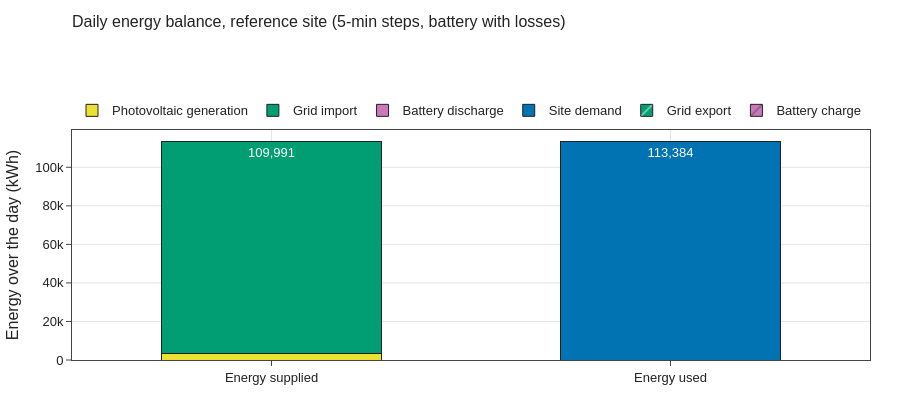
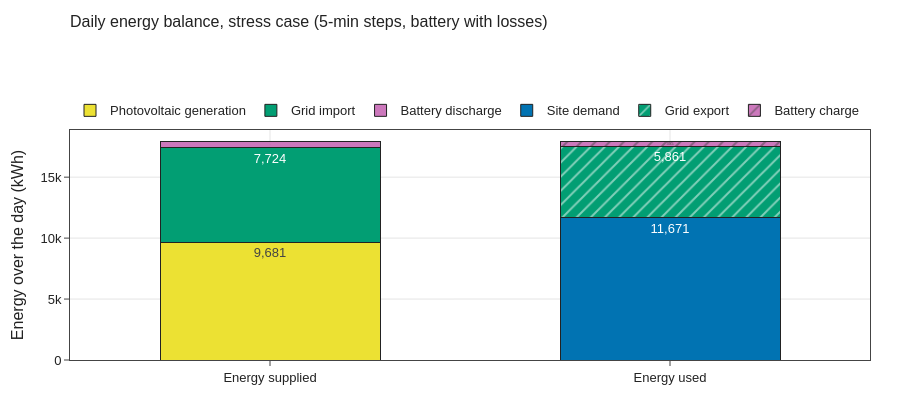

Write notebook code for charts like these, in order.
### Code cell
from plotly.subplots import make_subplots
for case in cases:
    key = (case, "EfficiencyBattery (losses)", 300)
    fig = vp.energy_balance_bars(closure.loc[key],
                                 title=f"Daily energy balance, {case.lower()} (5-min steps, battery with losses)")
    fig.show()
    vp.save(fig, OUT / f"fig_energy_balance_{case.split()[0].lower()}")

### Figure 1 — Plotly figure (JSON) as saved in the notebook; plotly's stock layout.template omitted (floating-point values rounded to 4 significant figures)
{"data": [{"legendgroup": "Photovoltaic generation", "marker": {"color": "#ece133", "line": {"color": "#222222", "width": 1}, "pattern": {"shape": ""}}, "name": "Photovoltaic generation", "text": ["3,227"], "textposition": "inside", "type": "bar", "x": ["Energy supplied"], "y": [3227.0]}, {"legendgroup": "Grid import", "marker": {"color": "#029e73", "line": {"color": "#222222", "width": 1}, "pattern": {"shape": ""}}, "name": "Grid import", "text": ["109,991"], "textposition": "inside", "type": "bar", "x": ["Energy supplied"], "y": [110000.0]}, {"legendgroup": "Battery discharge", "marker": {"color": "#cc78bc", "line": {"color": "#222222", "width": 1}, "pattern": {"shape": ""}}, "name": "Battery discharge", "text": ["166"], "textposition": "inside", "type": "bar", "x": ["Energy supplied"], "y": [166.2]}, {"legendgroup": "Site demand", "marker": {"color": "#0173b2", "line": {"color": "#222222", "width": 1}, "pattern": {"shape": ""}}, "name": "Site demand", "text": ["113,384"], "textposition": "inside", "type": "bar", "x": ["Energy used"], "y": [113400.0]}, {"legendgroup": "Grid export", "marker": {"color": "#029e73", "line": {"color": "#222222", "width": 1}, "pattern": {"shape": "/"}}, "name": "Grid export", "text": [""], "textposition": "inside", "type": "bar", "x": ["Energy used"], "y": [0.0]}, {"legendgroup": "Battery charge", "marker": {"color": "#cc78bc", "line": {"color": "#222222", "width": 1}, "pattern": {"shape": "/"}}, "name": "Battery charge", "text": [""], "textposition": "inside", "type": "bar", "x": ["Energy used"], "y": [0.0]}], "layout": {"bargap": 0.45, "barmode": "stack", "height": 420, "hovermode": "closest", "title": {"text": "Daily energy balance, reference site (5-min steps, battery with losses)"}, "yaxis": {"title": {"text": "Energy over the day (kWh)"}}}}

### Figure 2 — Plotly figure (JSON) as saved in the notebook; plotly's stock layout.template omitted (floating-point values rounded to 4 significant figures)
{"data": [{"legendgroup": "Photovoltaic generation", "marker": {"color": "#ece133", "line": {"color": "#222222", "width": 1}, "pattern": {"shape": ""}}, "name": "Photovoltaic generation", "text": ["9,681"], "textposition": "inside", "type": "bar", "x": ["Energy supplied"], "y": [9681.0]}, {"legendgroup": "Grid import", "marker": {"color": "#029e73", "line": {"color": "#222222", "width": 1}, "pattern": {"shape": ""}}, "name": "Grid import", "text": ["7,724"], "textposition": "inside", "type": "bar", "x": ["Energy supplied"], "y": [7724.0]}, {"legendgroup": "Battery discharge", "marker": {"color": "#cc78bc", "line": {"color": "#222222", "width": 1}, "pattern": {"shape": ""}}, "name": "Battery discharge", "text": ["523"], "textposition": "inside", "type": "bar", "x": ["Energy supplied"], "y": [522.5]}, {"legendgroup": "Site demand", "marker": {"color": "#0173b2", "line": {"color": "#222222", "width": 1}, "pattern": {"shape": ""}}, "name": "Site demand", "text": ["11,671"], "textposition": "inside", "type": "bar", "x": ["Energy used"], "y": [11670.0]}, {"legendgroup": "Grid export", "marker": {"color": "#029e73", "line": {"color": "#222222", "width": 1}, "pattern": {"shape": "/"}}, "name": "Grid export", "text": ["5,861"], "textposition": "inside", "type": "bar", "x": ["Energy used"], "y": [5861.0]}, {"legendgroup": "Battery charge", "marker": {"color": "#cc78bc", "line": {"color": "#222222", "width": 1}, "pattern": {"shape": "/"}}, "name": "Battery charge", "text": ["395"], "textposition": "inside", "type": "bar", "x": ["Energy used"], "y": [394.7]}], "layout": {"bargap": 0.45, "barmode": "stack", "height": 420, "hovermode": "closest", "title": {"text": "Daily energy balance, stress case (5-min steps, battery with losses)"}, "yaxis": {"title": {"text": "Energy over the day (kWh)"}}}}
